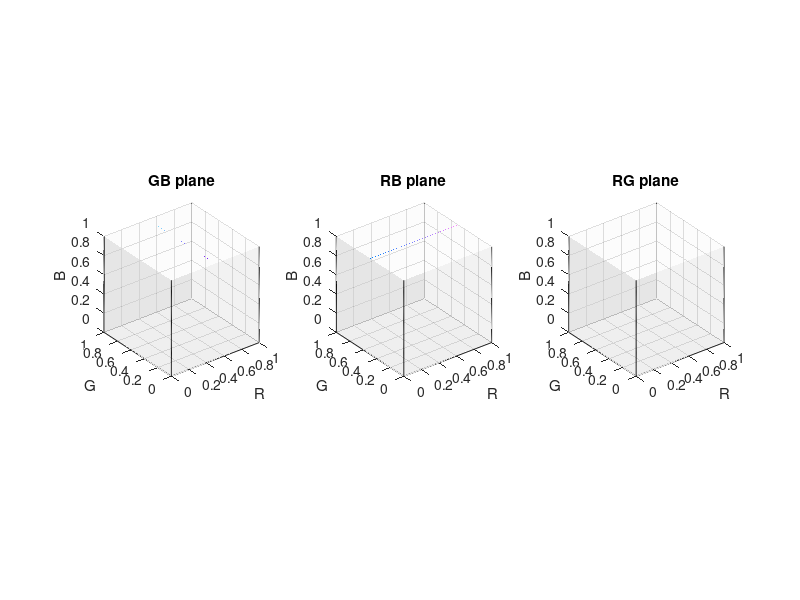

Write the MATLAB code that produced this figure. (Note: this script raises an error after producing the figure.)
clear all; close all; clc

%% First create a cube and select RG, RB and GB planes
numGridPts = 100;
grid = linspace(0, 1, numGridPts);
[x_grid, y_grid] = meshgrid(grid, grid);
plane_points = {{ones(numGridPts, numGridPts).*0.5,x_grid, y_grid},...%GB plane
    {x_grid, ones(numGridPts, numGridPts).*0.5, y_grid},...%RB plane
    {x_grid, y_grid,ones(numGridPts, numGridPts).*0.5}};%RG plane

%set a grid for reference stimulus
numGridPts_ref = 5;
grid_ref = linspace(0.2, 0.8, numGridPts_ref);
[x_grid_ref, y_grid_ref] = meshgrid(grid_ref, grid_ref);
ref_points = {{ones(numGridPts_ref, numGridPts_ref).*0.5,x_grid_ref, y_grid_ref},... %GB plane
    {x_grid_ref, ones(numGridPts_ref, numGridPts_ref).*0.5,y_grid_ref},... %RB plane
    {x_grid_ref, y_grid_ref, ones(numGridPts_ref, numGridPts_ref).*0.5}}; %RG plane

% Concatenate the R, G, B matrices
ttl = {'GB plane', 'RB plane', 'RG plane'};
colormapMatrix = {cat(3, ones(numGridPts, numGridPts).*0.5, x_grid, y_grid),...
    cat(3, x_grid, ones(numGridPts, numGridPts).*0.5, y_grid),...
    cat(3, x_grid, y_grid, ones(numGridPts, numGridPts).*0.5)};

%% plotting
figure
for p = 1:length(ttl)
    subplot(1,length(ttl),p)
    %floor of the cube
    surf(x_grid, y_grid, zeros(numGridPts, numGridPts),'FaceColor','k', ...
        'EdgeColor','none','FaceAlpha',0.01); hold on
    %ceiling of the cube 
    surf(x_grid, y_grid, ones(numGridPts, numGridPts),'FaceColor','k', ...
        'EdgeColor','none','FaceAlpha',0.01);
    %walls of the cube
    surf(x_grid, ones(numGridPts, numGridPts), y_grid,'FaceColor','k', ...
        'EdgeColor','none','FaceAlpha',0.05);
    surf(x_grid, zeros(numGridPts, numGridPts), y_grid,'FaceColor','k', ...
        'EdgeColor','none','FaceAlpha',0.05);
    surf(zeros(numGridPts, numGridPts), x_grid, y_grid,'FaceColor','k', ...
        'EdgeColor','none','FaceAlpha',0.05);
    surf(ones(numGridPts, numGridPts), x_grid, y_grid,'FaceColor','k', ...
        'EdgeColor','none','FaceAlpha',0.05);
    %wall edges
    plot3(zeros(1,numGridPts),zeros(1,numGridPts), grid,'k-');
    plot3(zeros(1,numGridPts),ones(1,numGridPts), grid,'k-');
    plot3(ones(1,numGridPts),zeros(1,numGridPts), grid,'k-');
    plot3(ones(1,numGridPts),ones(1,numGridPts), grid,'k-');

    %p = 1: GB plane; p = 2: RB plane; p = 3: RG plane
    surf(plane_points{p}{1}, plane_points{p}{2},plane_points{p}{3},...
        colormapMatrix{p},'EdgeColor','none');
    %reference points
    scatter3(ref_points{p}{1},ref_points{p}{2}, ref_points{p}{3},...
        20,'k','Marker','+'); 
    xlim([0,1]); ylim([0,1]); zlim([0,1]); axis equal
    xlabel('R'); ylabel('G'); zlabel('B')
    title(ttl{p});
end
set(gcf,'Units','normalized','Position',[0,0,0.7,0.3])

%% compute iso-threshold contour
%sample directions evenly
global background_RGB deltaE_1JND
background_RGB = ones(3,1).*0.5;
numDirPts      = 17;
theta_grid     = linspace(0, 2*pi,numDirPts);
theta_xy_grid  = [cos(theta_grid(1:end-1)); sin(theta_grid(1:end-1))];
delta_inc      = linspace(1e-4, 1e-3, 20);
deltaE_1JND     = 1;

ref_Lab        = NaN(length(ttl), numGridPts_ref, numGridPts_ref, 3);
opt_vecLen     = NaN(length(ttl), numGridPts_ref, numGridPts_ref, numDirPts-1);
for p = 1:length(ttl)
    disp(p)
    varChromDir = setdiff(1:length(ttl),p);
    for i = 1:numGridPts_ref
        disp(i)
        for j = 1:numGridPts_ref
            %grab the reference stimulus's RGB
            rgb_ref_pij = [ref_points{p}{1}(i,j); ref_points{p}{2}(i,j);...
                ref_points{p}{3}(i,j)];
            [ref_Lab(p,i,j,:), ~, ~] = convert_rgb_lab(background_RGB, rgb_ref_pij);
            for k = 1:numDirPts-1
                theta_xy_grid_k = theta_xy_grid(:,k);
                vecDir = NaN(3,1); vecDir(p) = 0; vecDir(varChromDir) = theta_xy_grid_k;

                %run fmincon to search for the magnitude of vector that
                %leads to a deltaE of 1
                opt_vecLen(p,i,j,k) = find_vecLen(rgb_ref_pij, squeeze(ref_Lab(p,i,j,:)), vecDir);
            end
        end
    end
end

%% compute the iso-threshold contour and fit an ellipse
contour_scaler = 5;
nThetaEllipse = 200;
circleIn2D = UnitCircleGenerate(nThetaEllipse);
fitQ = NaN(length(ttl), numGridPts_ref, numGridPts_ref, 2, 2);
rgb_contour = NaN(length(ttl), numGridPts_ref, numGridPts_ref, numDirPts-1, 2);
fitEllipse = NaN(length(ttl), numGridPts_ref, numGridPts_ref, 2, nThetaEllipse);
for p = 1:length(ttl)
    varChromDir = setdiff(1:length(ttl),p);
    for i = 1:numGridPts_ref
        for j = 1:numGridPts_ref
            rgb_ref_pij = [ref_points{p}{1}(i,j); ref_points{p}{2}(i,j);...
                ref_points{p}{3}(i,j)];
            rgb_contour(p,i,j,:,:) = rgb_ref_pij(varChromDir)' + ...
                repmat(squeeze(opt_vecLen(p,i,j,:).*contour_scaler),[1,2]).*theta_xy_grid';
            %fit an ellipse
            [~,~,~,fitQ(p,i,j,:,:)] = FitEllipseQ(...
                squeeze(rgb_contour(p,i,j,:,:))' - rgb_ref_pij(varChromDir),'lockAngleAt0',false);
            fitEllipse(p,i,j,:,:) = PointsOnEllipseQ(squeeze(fitQ(p,i,j,:,:)),circleIn2D) +...
                rgb_ref_pij(varChromDir);
        end
    end
end

%% visualize the iso-threshold contour
colormapMatrix2 = {[0.5, 0, 1; 0.5, 0,0; 0.5, 1,0; 0.5, 1,1],...
    [0,0.5,  1;0,0.5, 0; 1,0.5, 0; 1,0.5, 1],...
    [0, 1,0.5;0,0,0.5; 1,0,0.5; 1,1,0.5]};
x = [0; 0; 1; 1];
y = [1; 0; 0; 1];

figure
for p = 1:length(ttl)
    subplot(1, length(ttl), p)
    patch('Vertices', [x,y],'Faces', [1 2 3 4], 'FaceVertexCData', ...
        colormapMatrix2{p}, 'FaceColor', 'interp'); hold on
    scatter(x_grid_ref(:), y_grid_ref(:), 20,'white','Marker','+');

    varChromDir = setdiff(1:length(ttl),p);
    for i = 1:numGridPts_ref
        for j = 1:numGridPts_ref
            %visualize the individual thresholds 
            % scatter(squeeze(rgb_contour(p,i,j,:,1)), squeeze(rgb_contour(p,i,j,:,2)),5,'ko','filled');
            %visualize the best-fitting ellipse
            plot(squeeze(fitEllipse(p,i,j,1,:)), squeeze(fitEllipse(p,i,j,2,:)),'white-')
        end
    end

    xlim([0,1]); ylim([0,1]); axis square;
    title(ttl{p})
end



%% HELPING FUNCTIONS
function [color_Lab, color_XYZ, color_LMS] = convert_rgb_lab(background_RGB, color_RGB)
    % We'll spline all spectral functions to this common
    % wavlength axis after loading them in.
    S = [400 5 61];

    % Data in Psychtoolbox
    load T_cones_ss2.mat
    T_cones = SplineCmf(S_cones_ss2,T_cones_ss2,S);

    load B_monitor.mat
    B_monitor = SplineSpd(S_monitor,B_monitor,S);
    M_RGBToLMS = T_cones*B_monitor;

    % Data in Psychtoolbox
    load T_xyzCIEPhys2.mat
    T_xyz = SplineCmf(S_xyzCIEPhys2,T_xyzCIEPhys2,S);
    M_LMSToXYZ = ((T_cones)'\(T_xyz)')';

    %convert
    background_Spd = B_monitor*background_RGB;
    background_LMS = T_cones*background_Spd;
    background_XYZ = M_LMSToXYZ*background_LMS;

    color_Spd = B_monitor*color_RGB;
    color_LMS = T_cones*color_Spd;
    color_XYZ = M_LMSToXYZ*color_LMS;
    color_Lab = XYZToLab(color_XYZ, background_XYZ);
end


function deltaE = compute_deltaE(vecLen, ref_RGB, ref_Lab, vecDir)
    global background_RGB
    %compute comparison RGB
    comp_RGB = ref_RGB + vecDir.*vecLen;

    %convert it to Lab
    [comp_Lab, ~, ~] = convert_rgb_lab(background_RGB, comp_RGB);
    deltaE = norm(comp_Lab - ref_Lab);
end

function opt_vecLen = find_vecLen(ref_RGB, ref_Lab, vecDir)
    global deltaE_1JND
    deltaE = @(d) abs(compute_deltaE(d, ref_RGB, ref_Lab, vecDir) - deltaE_1JND);
    %have different initial points to avoid fmincon from getting stuck at
    %some places
    lb = 0; ub = 0.1;
    N_runs  = 2;
    init    = rand(1,N_runs).*(ub-lb) + lb;
    options = optimoptions(@fmincon, 'MaxIterations', 1e5, 'Display','off');
    [vecLen_n, deltaE_n] = deal(NaN(1, N_runs));
    for n = 1:N_runs
        %use fmincon to search for the optimal defocus
        [vecLen_n(n), deltaE_n(n)] = fmincon(deltaE, init(n), ...
            [],[],[],[],lb,ub,[],options);
    end
    %find the index that corresponds to the minimum value
    [~,idx_min] = min(deltaE_n);
    %find the corresponding optimal focus that leads to the highest peak of
    %the psf's
    opt_vecLen = vecLen_n(idx_min);
end



